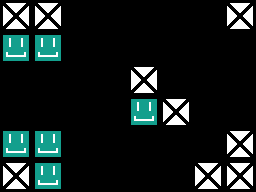

A 2D game scene composited from a Tiled map and its tileset images. What follows is a short description and the map's XML, with every tile layer's data as written:
An orthogonal 8x6 tile map with 32x32 px tiles, 1 tile layer (Object), 1 hidden layer not drawn.

<map version="1.0" tiledversion="1.1.4" orientation="orthogonal" renderorder="right-down" width="8" height="6" tilewidth="32" tileheight="32" infinite="0" nextobjectid="1">
 <tileset firstgid="1" source="tiles.tsx" />
 <layer name="Tile Layer 1" width="8" height="6" visible="0">
  <data encoding="csv">
2,2,2,2,2,2,2,2,
2,2,2,2,2,2,2,2,
2,2,2,2,2,2,2,2,
2,2,2,2,2,2,2,2,
2,2,2,2,2,2,2,2,
2,2,2,2,2,2,2,2
</data>
 </layer>
 <layer name="Object" width="8" height="6">
  <data encoding="csv">
4,4,0,0,0,0,0,4,
1,1,0,0,0,0,0,0,
0,0,0,0,4,0,0,0,
0,0,0,0,1,4,0,0,
1,1,0,0,0,0,0,4,
4,1,0,0,0,0,4,4
</data>
 </layer>
</map>
